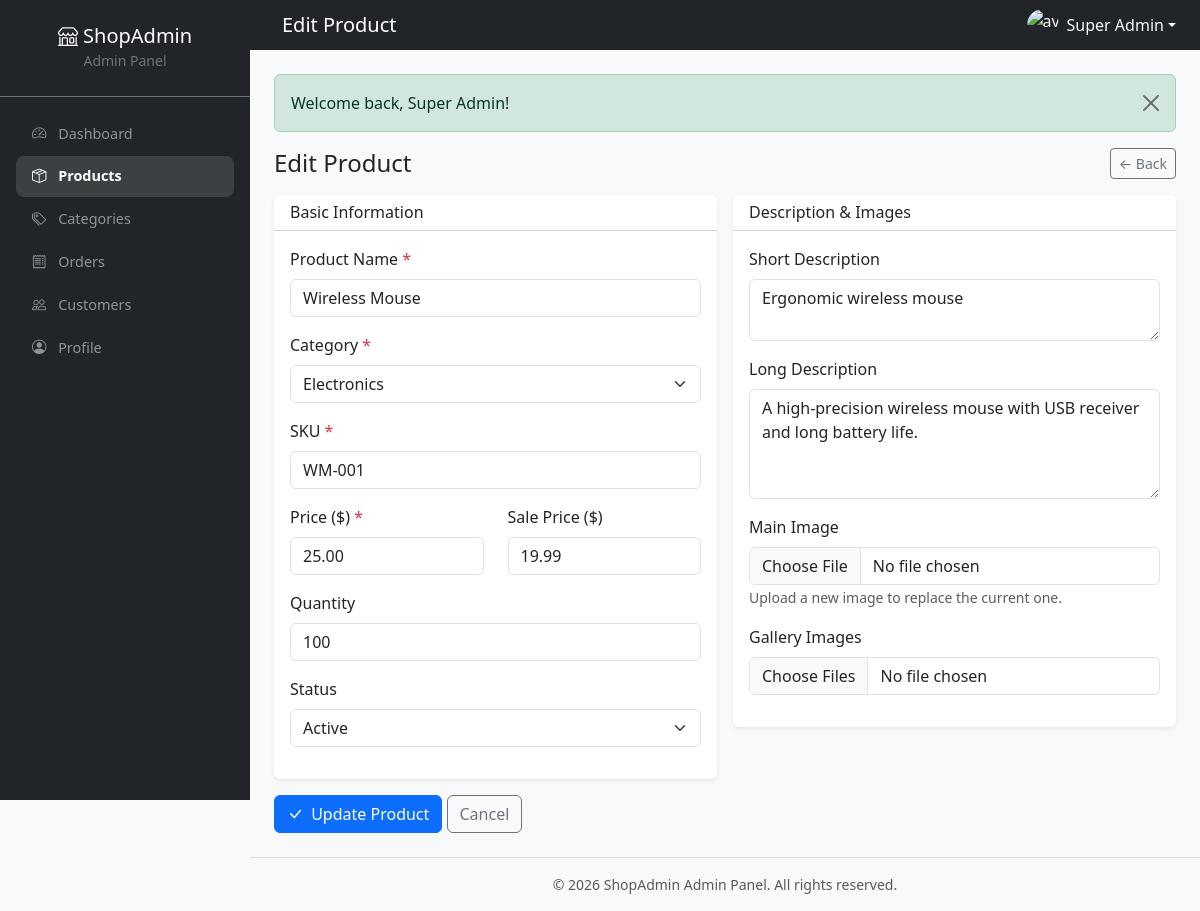
The app's page /products/edit.php?id=1 (signed in) with its own data.
### tables this page shows
CREATE TABLE IF NOT EXISTS `products` (
  `id`               INT UNSIGNED NOT NULL AUTO_INCREMENT,
  `category_id`      INT UNSIGNED NOT NULL,
  `name`             VARCHAR(200) NOT NULL,
  `sku`              VARCHAR(100) NOT NULL,
  `price`            DECIMAL(12,2) NOT NULL,
  `sale_price`       DECIMAL(12,2) DEFAULT NULL,
  `quantity`         INT NOT NULL DEFAULT 0,
  `short_description` VARCHAR(255) DEFAULT NULL,
  `long_description` TEXT DEFAULT NULL,
  `main_image`       VARCHAR(255) DEFAULT NULL,
  `status`           ENUM('active','inactive') NOT NULL DEFAULT 'active',
  `view_count`       INT UNSIGNED NOT NULL DEFAULT 0,
  `created_at`       TIMESTAMP DEFAULT CURRENT_TIMESTAMP,
  `updated_at`       TIMESTAMP DEFAULT CURRENT_TIMESTAMP ON UPDATE CURRENT_TIMESTAMP,
  PRIMARY KEY (`id`),
  UNIQUE KEY `uniq_product_sku` (`sku`),
  KEY `idx_product_category` (`category_id`),
  CONSTRAINT `fk_product_category` FOREIGN KEY (`category_id`)
      REFERENCES `categories` (`id`) ON DELETE RESTRICT ON UPDATE CASCADE
);

CREATE TABLE IF NOT EXISTS `categories` (
  `id`          INT UNSIGNED NOT NULL AUTO_INCREMENT,
  `title`       VARCHAR(150) NOT NULL,
  `description` TEXT DEFAULT NULL,
  `image`       VARCHAR(255) DEFAULT NULL,
  `status`      ENUM('active','inactive') NOT NULL DEFAULT 'active',
  `created_at`  TIMESTAMP DEFAULT CURRENT_TIMESTAMP,
  `updated_at`  TIMESTAMP DEFAULT CURRENT_TIMESTAMP ON UPDATE CURRENT_TIMESTAMP,
  PRIMARY KEY (`id`)
);

### includes/auth.php (called while the page is built, shortened)
<?php
function e($value): string
{
    return htmlspecialchars((string) $value, ENT_QUOTES, 'UTF-8');
}

### products/edit.php (the view, shortened to what this page needs)
<?php
require_once __DIR__ . '/../includes/auth.php';
$pdo = db();
$id = (int)($_GET['id'] ?? 0);
$stmt = $pdo->prepare('SELECT * FROM products WHERE id = ?');
$stmt->execute([$id]);
$product = $stmt->fetch();
$categories = $pdo->query("SELECT id, title FROM categories WHERE status = 'active' ORDER BY title")->fetchAll();
include __DIR__ . '/../includes/header.php';
?>
<div class="d-flex justify-content-between align-items-center mb-3">
    <h4 class="mb-0">Edit Product</h4>
    <a href="<?= e(BASE_URL) ?>/products/" class="btn btn-outline-secondary btn-sm">&larr; Back</a>
</div>
<form method="POST" enctype="multipart/form-data">
    <div class="row g-3">
        <div class="col-md-6">
            <div class="card border-0 shadow-sm">
                <div class="card-header bg-white"><h6 class="mb-0">Basic Information</h6></div>
                <div class="card-body">
                    <div class="mb-3">
                        <label class="form-label">Product Name <span class="text-danger">*</span></label>
                        <input type="text" name="name" class="form-control" value="<?= e($product['name']) ?>" required>
                    </div>
                    <div class="mb-3">
                        <label class="form-label">Category <span class="text-danger">*</span></label>
                        <select name="category_id" class="form-select" required>
                            <?php foreach ($categories as $c): ?>
                                <option value="<?= (int)$c['id'] ?>" <?= (int)$product['category_id'] === (int)$c['id'] ? 'selected' : '' ?>><?= e($c['title']) ?></option>
                            <?php endforeach; ?>
                        </select>
                    </div>
                    <div class="mb-3">
                        <label class="form-label">SKU <span class="text-danger">*</span></label>
                        <input type="text" name="sku" class="form-control" value="<?= e($product['sku']) ?>" required>
                    </div>
                    <div class="row">
                        <div class="col-md-6 mb-3">
                            <label class="form-label">Price ($) <span class="text-danger">*</span></label>
                            <input type="number" step="0.01" min="0" name="price" class="form-control" value="<?= e($product['price']) ?>" required>
                        </div>
                        <div class="col-md-6 mb-3">
                            <label class="form-label">Sale Price ($)</label>
                            <input type="number" step="0.01" min="0" name="sale_price" class="form-control" value="<?= e($product['sale_price']) ?>">
                        </div>
                    </div>
                    <div class="mb-3">
                        <label class="form-label">Quantity</label>
                        <input type="number" min="0" name="quantity" class="form-control" value="<?= e($product['quantity']) ?>">
                    </div>
                    <div class="mb-3">
                        <label class="form-label">Status</label>
                        <select name="status" class="form-select">
                            <option value="active" <?= $product['status'] === 'active' ? 'selected' : '' ?>>Active</option>
                        </select>
                    </div>
                </div>
            </div>
        </div>
        <div class="col-md-6">
            <div class="card border-0 shadow-sm">
                <div class="card-header bg-white"><h6 class="mb-0">Description & Images</h6></div>
                <div class="card-body">
                    <div class="mb-3">
                        <label class="form-label">Short Description</label>
                        <textarea name="short_description" class="form-control" rows="2"><?= e($product['short_description']) ?></textarea>
                    </div>
                    <div class="mb-3">
                        <label class="form-label">Long Description</label>
                        <textarea name="long_description" class="form-control" rows="4"><?= e($product['long_description']) ?></textarea>
                    </div>
                    <div class="mb-3">
                        <label class="form-label">Main Image</label>
                        <input type="file" name="main_image" class="form-control" accept="image/*">
                        <small class="text-muted">Upload a new image to replace the current one.</small>
                    </div>
                    <div class="mb-3">
                        <label class="form-label">Gallery Images</label>
                        <input type="file" name="gallery_images[]" class="form-control" accept="image/*" multiple>
                    </div>
                </div>
            </div>
        </div>
    </div>
    <div class="mt-3">
        <button type="submit" class="btn btn-primary"><i class="bi bi-check-lg me-1"></i> Update Product</button>
        <a href="<?= e(BASE_URL) ?>/products/" class="btn btn-outline-secondary">Cancel</a>
    </div>
</form>
<?php include __DIR__ . '/../includes/footer.php'; ?>

### assets/css/style.css (style rules this page uses)
:root { --sidebar-width: 250px; --sidebar-bg: #1a1d29; }
.card { transition: box-shadow 0.15s; }

### records on screen
products: name "Wireless Mouse", category_id "Electronics", sku "WM-001", price "25.00", sale_price "19.99", quantity "100", status "Active", short_description "Ergonomic wireless mouse", long_description "A high-precision wireless mouse with USB receiver and long battery life."

### other values on screen
SITE_NAME "ShopAdmin"
$item[0] "Dashboard"
$item[0] "Products"
$item[0] "Categories"
$item[0] "Orders"
$item[0] "Customers"
$item[0] "Profile"
$pageTitle "Edit Product"
$_SESSION['admin_name'] "Super Admin"
$f['message'] "Welcome back, Super Admin!"
